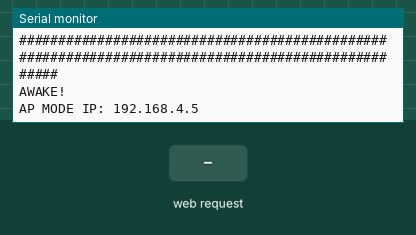
Recording of a sketch running on a simulated ESP8266 (NodeMCU). Shown: the last lines printed to the serial monitor. Inputs (shaded band) come from the test bench. WiFi joins after 1.5 s; servers stay silent unless stated; uploads are accepted with an empty reply.

Above: at 1.2 s.
1.3 s: HTTP request GET / received
At 2.3 s:
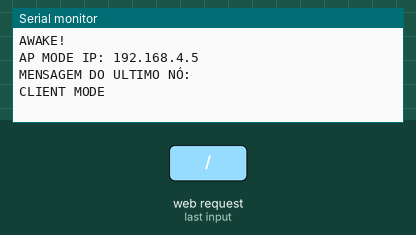
At 3.6 s:
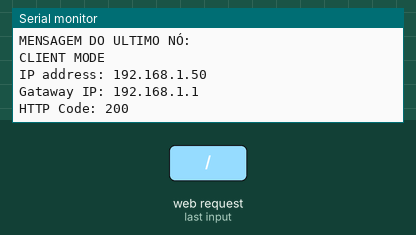

The sketch:

middle-node.ino
```cpp
/*
 * NÓ NO MEIO
 * RECEBE MENSAGEM DO NÓ ANTERIOR E ENVIA PARA O NÓ SEGUINTE
 *
 */

#include <ESP8266WiFi.h>
#include <WiFiClient.h>
#include <ESP8266WebServer.h>
#include <ESP8266HTTPClient.h>

// Login e senha do nó (modo AP)
const char *ssid = "node_middle1";
const char *password = "a12345678";

// Login e senha do nó seguinte
const char *nextSSID = "main_node";
const char *nextPassword = "a12345678";

// Verifica se a conexão já foi feita com o nó anterior
int connectionMadeWithLastNode = 0;

// Verifica se fez a conexao com o nó seguinte
int connectionMadeWithNextNode = 0;

// Verifica se o modo cliente já foi configurado
int clientModeConfigured = 0;

// Verifica se já fez primeira conexão com o nó anterior
int firstConnection = 0;

// Para contar tempo acordado
int initTime = 0;

// Endereço de IP fixo para o nó na rede dele (access point)
IPAddress apIP(192, 168, 4, 5);

ESP8266WebServer server(80);

void response();
void configAPMode();
void configClientMode();
void sendMessage();
void handleAwakeTime();

void setup() {
  Serial.begin(115200);
  ESP.wdtEnable(40000);
  configAPMode();
}

void loop() {
  if(millis() - initTime < 300000 || firstConnection == 0){ // Fica acordado por 30 segundos.
    handleAwakeTime();
  } else {
    if(connectionMadeWithNextNode == 1){
      Serial.println("Conseguiu connectar com nó seguinte!!!");
    } else {
      Serial.println("NÃO conseguiu conectar com nó seguinte...");
    }

    Serial.println("Sleeping ...");

    // Modem Sleep: dorme por 20 segundos.
    ESP.wdtFeed();
    WiFi.forceSleepBegin();
    delay(20000);
    WiFi.forceSleepWake();

    configAPMode();
    initTime = millis();
    connectionMadeWithLastNode = 0;
    connectionMadeWithNextNode = 0;
    clientModeConfigured = 0;
  }
}

void response() {
  Serial.print("MENSAGEM DO ULTIMO NÓ: ");
  Serial.println(server.arg("plain"));
  server.send(200);
  connectionMadeWithLastNode = 1;
  firstConnection = 1;
}

void configAPMode() {
  WiFi.mode(WIFI_AP_STA);
  WiFi.softAPConfig(apIP, apIP, IPAddress(255, 255, 255, 0));
  WiFi.softAP(ssid, password);

  server.on("/", response);
  server.begin();

  Serial.println("###################################################################################################");
  Serial.println("AWAKE!");
  Serial.print("AP MODE IP: ");
  Serial.println(WiFi.softAPIP());
}

void configClientMode() {
  // WiFi.forceSleepBegin();
  // delay(500);
  // WiFi.forceSleepWake();

  WiFi.softAPdisconnect();
  // WiFi.disconnect();
  // WiFi.mode(WIFI_STA);
  delay(100);

  // WiFi.softAPdisconnect();
  // WiFi.disconnect();
  // WiFi.mode(WIFI_STA);
  // WiFi.reconnect();
  WiFi.begin(nextSSID, nextPassword);
  // WiFi.begin();
  // WiFi.reconnect();
  clientModeConfigured = 1;
  Serial.println("CLIENT MODE");
}

void sendMessage(){
  if (WiFi.status() == WL_CONNECTED){
    Serial.print("IP address: ");
    Serial.println(WiFi.localIP());
    Serial.printf("Gataway IP: %s\n", WiFi.gatewayIP().toString().c_str());
    HTTPClient http;
    http.begin("http://192.168.4.1");
    http.addHeader("Content-Type", "application/json");
    int httpCode = http.POST("{\"Value\": 200}");
    Serial.print("HTTP Code: ");
    Serial.println(httpCode);
    if(httpCode != -1) connectionMadeWithNextNode = 1;

    http.end();
  }
}

void handleAwakeTime() {
  if(connectionMadeWithLastNode == 0){
    server.handleClient();
  } else {
    if(clientModeConfigured == 0) {
      configClientMode();
    } else if(connectionMadeWithNextNode == 0) {
      sendMessage();
    }
  }
}
```

Measured:
- after the input at 1.3 s, the serial monitor: prints a new line at once (image 1)
